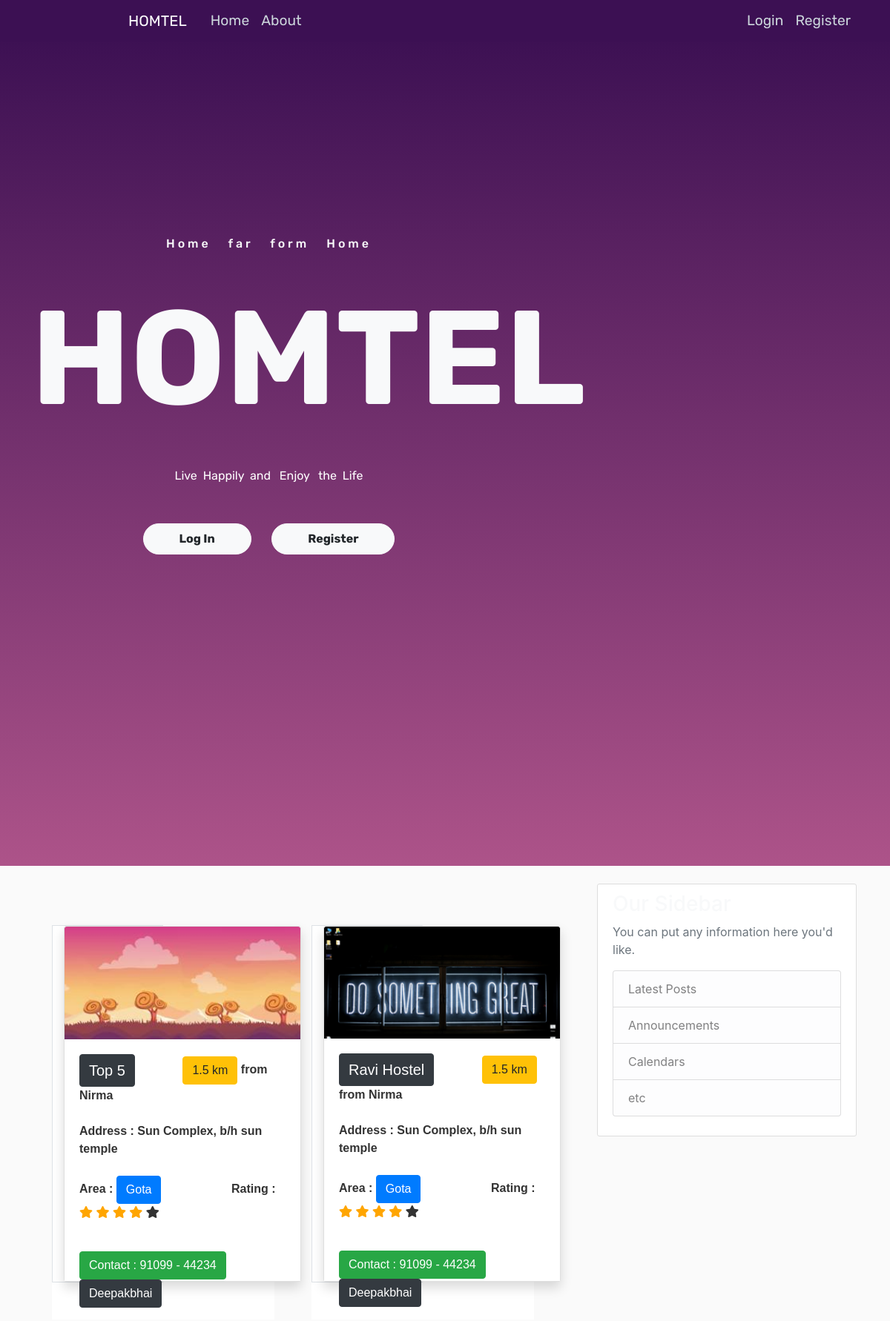
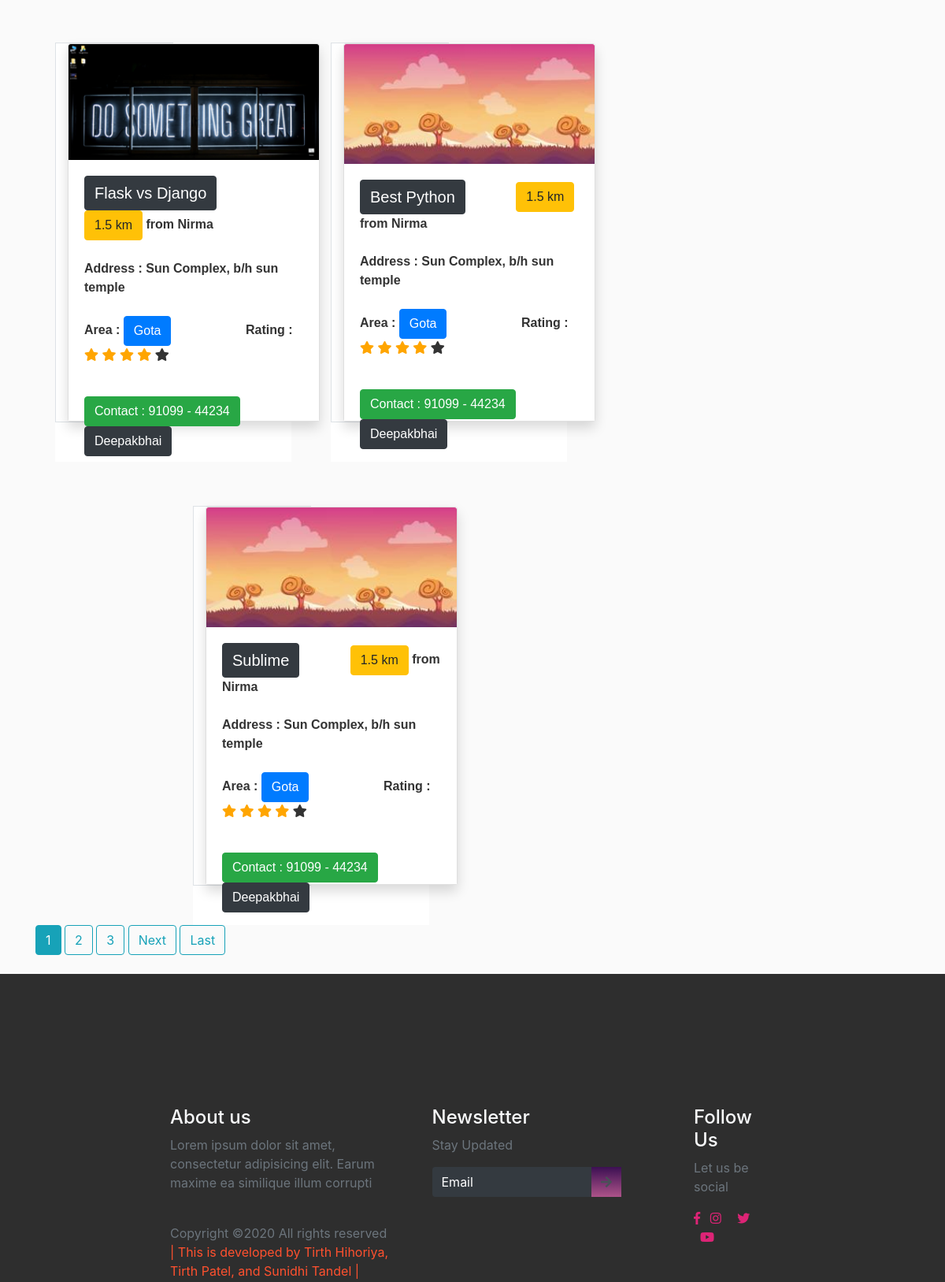
The page / (upper part) on the database its author committed (2 pictures, top to bottom).
### blog/models.py (models this page shows, shortened)
class Post(models.Model):
    hostel_name = models.CharField(max_length=100)
    content = models.TextField()
    date_posted = models.DateTimeField(
        default=timezone.now
    )  # only when post was created use--> auto_now_add=True
    author = models.ForeignKey(User, on_delete=models.CASCADE)

### users/models.py (models this page shows, shortened)
class Profile(models.Model):
    user = models.OneToOneField(User, on_delete=models.CASCADE)
    image = models.ImageField(default="default.jpg", upload_to="profile_pics")

### blog/views.py (the view)
# urls.py: path("", PostListView.as_view(), name="blog-home"),
class PostListView(ListView):
    model = Post
    template_name = "blog/home.html"  # <app>/<model>_<viewtype>.html
    context_object_name = "posts"
    ordering = ["-date_posted"]  # - sigh for decending
    paginate_by = 5

### blog/templates/blog/home.html (shortened to what this page needs)
{% load static %}
<!DOCTYPE html>
<html >
  <head>
    <link rel="stylesheet" href="https://stackpath.bootstrapcdn.com/bootstrap/4.4.1/css/bootstrap.min.css">
    <link rel="stylesheet" type="text/css" href="{% static 'blog/main.css' %}">
    <link rel="stylesheet" href="https://use.fontawesome.com/releases/v5.7.2/css/all.css"
>
    <link rel="stylesheet" href="{% static 'blog/Style.css' %}" />
  <link rel="stylesheet" href="{% static 'blog/mobile-style.css' %}">
  <link rel="stylesheet" href="{% static 'blog/main.js' %}">
</head>
<body>
   <div class="mheader">
    <header class="site-header">
        <nav class="navbar navbar-expand-md navbar-dark bg-steel fixed-top">
        <div class="container">
            <a class="navbar-brand mr-4" href="{% url 'blog-home' %} ">HOMTEL</a>
            <div class="collapse navbar-collapse" id="navbarToggle">
            <div class="navbar-nav mr-auto">
                <a class="nav-item nav-link" href="{% url 'blog-home' %} ">Home</a>
                <a class="nav-item nav-link" href="{% url 'blog-about' %} ">About</a>
            </div>
            <div class="navbar-nav">
              {% if user.is_authenticated %}
                <a class="nav-item nav-link" href="{% url 'post-create' %}">New Hostel</a>
                <a class="nav-item nav-link" href="{% url 'profile' %}">Profile</a>
                <a class="nav-item nav-link" href="{% url 'logout' %}">Logout</a>
              {% else %}
                <a class="nav-item nav-link" href="{% url 'login' %}">Login</a>
                <a class="nav-item nav-link" href="{% url 'register' %}">Register</a>
              {% endif %}
            </div>
            </div>
        </div>
        </nav>
        <div class="container text-center homecont">
          <div class="row">
            <div class="col-md-7 col-sm-12  text-white">
              <h6>Home &nbsp; far &nbsp;  form  &nbsp; Home</h6>
              <h1>HOMTEL</h1>
              <p>
                Live  &nbsp;Happily  &nbsp;and &nbsp; Enjoy &nbsp; the  &nbsp;Life
              </p>
              <br>
              <button class="btn btn-light px-5 py-2 primary-btn">
                Log In
              </button>&nbsp;&nbsp;&nbsp;&nbsp;&nbsp;&nbsp;
              <button class="btn btn-light px-5 py-2 primary-btn">
                Register
              </button>
            </div>
          </div>
        </div>
    </header>
  <br>
  </div>
    <main role="main" class="container">
        <div class="row">
          <div class="col-md-8">
<div class="container nomargin">
  <div class="yyy row nomargin">
            {% for post in posts %}
            <div class="xxx container divcard container-card ">
              <div class="www row row-card divcard ">
                  <div class="border col-md-6 row-card divcard ">
                      <div class="card shadow divcard " style="width: 20rem; height:30rem;">
                          <div class="inner divcard ">
                              <img src="{{ post.author.profile.image.url }}" alt="profile_pic" class="card-img-top">
                          </div>
                          <div class="card-body divcard">
                              <a href="#" class="btn btn-dark h_name">{{ post.hostel_name }}</a>
                              <a href="#" class="btn btn-warning">1.5 km</a> from Nirma
                            <p class="card-text2"><br>
                              Address : Sun Complex, b/h sun temple
                              <br><br>
                              Area :
                              <a href="#" class="btn btn-primary area">Gota </a>
                              Rating :
                              <span class="fa fa-star checked"></span>
                              <span class="fa fa-star checked"></span>
                              <span class="fa fa-star checked"></span>
                              <span class="fa fa-star checked"></span>
                              <span class="fa fa-star"></span>
                            </p>
                            <br>
                            <a href="#" class="btn btn-success">Contact :  91099 - 44234</a>
                             <a href="#" class="btn btn-dark">Deepakbhai</a>
                          </div>
                        </div>
                  </div>
                </div>
              </div>
    {% endfor %}
  </div>
</div>
    {% if is_paginated %}
        {% for num in page_obj.paginator.page_range %}
            {% if page_obj.number == num %}
                <a href="?page={{ num }}" class="btn btn-info mb-4">{{ num }}</a>
            {% elif num > page_obj.number|add:'-3' and num < page_obj.number|add:'3' %}
                <a href="?page={{ num }}" class="btn btn-outline-info mb-4">{{ num }}</a>
            {% endif %}
        {% endfor %}
        {% if page_obj.has_next %}
            <a href="?page={{ page_obj.next_page_number }}" class="btn btn-outline-info mb-4">Next</a>
            <a href="?page={{ page_obj.paginator.num_pages }}" class="btn btn-outline-info mb-4">Last</a>
        {% endif %}
    {% endif %}
          </div>
          <div class="col-md-4">
            <div class="content-section">
              <h3>Our Sidebar</h3>
              <p class='text-muted'>You can put any information here you'd like.
                <ul class="list-group">
                  <li class="list-group-item list-group-item-light">Latest Posts</li>
                  <li class="list-group-item list-group-item-light">Announcements</li>
                  <li class="list-group-item list-group-item-light">Calendars</li>
                  <li class="list-group-item list-group-item-light">etc</li>
                </ul>
              </p>
            </div>
          </div>
        </div>
      </main>
      <footer>
        <div class="container-fluid p-0">
          <div class="row text-left">
            <div class="col-md-5 col-sm-5">
              <h4 class="text-light">About us</h4>
              <p class="text-muted">Lorem ipsum dolor sit amet, consectetur adipisicing elit. Earum maxime ea similique illum corrupti</p>
              <p class="pt-4 text-muted">Copyright ©2020 All rights reserved <br>
                <span> |  This is developed by Tirth Hihoriya, Tirth Patel, and Sunidhi Tandel  |</span>
              </p>
            </div>
            <div class="col-md-5 col-sm-12">
              <h4 class="text-light">Newsletter</h4>
              <p class="text-muted">Stay Updated</p>
              <form class="form-inline">
                <div class="col pl-0">
                  <div class="input-group pr-5">
                    <input type="text" class="form-control bg-dark text-white" id="inlineFormInputGroupUsername2" placeholder="Email">
                    <div class="input-group-prepend">
                      <div class="input-group-text">
                        <i class="fas fa-arrow-right"></i>
                      </div>
                    </div>
                  </div>
                </div>
              </form>
            </div>
            <div class="col-md-2 col-sm-12">
              <h4 class="text-light">Follow Us</h4>
              <p class="text-muted">Let us be social</p>
              <div class="column text-light">
                <i class="fab fa-facebook-f"></i>
                <i class="fab fa-instagram"></i>
                <i class="fab fa-twitter"></i>
                <i class="fab fa-youtube"></i>
              </div>
            </div>
          </div>
        </div>
      </footer>
</body>
</html>

### blog/static/blog/main.css (style rules this page uses)
body { background: #fafafa; color: #333333; margin-top: 5rem; }
h1, h2, h3, h4, h5, h6 { color: #f8f9fa; }
ul { margin: 0; }
.bg-steel { background-color: #3c1053; }
.mheader { color:blue; margin-top:-37px; }
.site-header .navbar-nav .nav-link { color: #cbd5db; }
.content-section { background: #ffffff; padding: 10px 20px; border: 1px solid #dddddd; border-radius: 3px; margin-bottom: 20px; }

### blog/static/blog/Style.css (style rules this page uses)
* { box-sizing: border-box; }
header, section { overflow-x: hidden; }
:root { --Rubik-font: "Rubik", cursive; --Rubik: "Rubik", cursive; --Patua: "Patua One", cursive; --Lobster: "lobster", cursive; --light-black: #2e2c2caf; --bggradient: linear-gradient(to bottom, #3c1053 ,#ad5389); --light-gray: rgba(255, 255, 255, 0.877); }
header a { font-family: var(--Rubik); font-size: 0.9em; color: whitesmoke; }
header .nav-item:last-child { padding-right: 10.5em; }
header .nav-item { padding: 0.2em; }
header .navbar-brand { padding-left: 8rem; }
header .row .col-md-7 { padding: 22vmin 1vmin; padding-bottom: 35vmin; }
header { background: #3c1053; background: var(--bggradient); }
header .container .col-md-7 { font-family: "Rubik", sans-serif; }
header .container .col-md-7 h6 { padding: 1vmin; letter-spacing: 4px; }
header .container .col-md-7 h1 { font-size: 15vmin; font-weight: bold; padding: 0.1em 0em; }
header .container .col-md-7 p { padding: 1vmin 5vmin; }
.primary-btn { border-radius: 30px; font-weight: bold; }
footer { background: rgba(0, 0, 0, 0.815); overflow-x: hidden; padding: 14vmin 18vmin; }
footer p > span { color: #ff512f; }
footer input { border: none !important; }
footer input::placeholder { color: white !important; }
footer .input-group .input-group-text { background: var(--bggradient); border: none; }
footer .column i { color: #dd2476; }
footer .column i + i { padding: 0 0.5em; }

### blog/templates/blog/home.html (style rules this page uses)
.bg-steel { background-color: #3c1053; }
header a { font-family: var(--Rubik); font-size: 1.2em; color: whitesmoke; }
.row-card { font-family: 'Ubuntu', sans-serif; background:#c8cdd4; font-weight: bold; }
.divcard { background-color: hsl(0, 0%, 100%); }
.col-md-6 { margin-bottom: 50px; }
.checked { color: orange; }
.container-card { margin-top: 8%; }
.inner { overflow: hidden; }
.inner img { transition: all 1.5s ease; }
.h_name { font-size: 20px; margin-right: 60px; }
.area { margin-right: 90px; }
.www { width: 300px; }
.xxx { width: 300px; }
.yyy { width: 700px; }

### rows shown on the page
Post: author.profile.image (picture), hostel_name "Top 5"
Post: author.profile.image (picture), hostel_name "Ravi Hostel"
Post: author.profile.image (picture), hostel_name "Flask vs Django"
Post: author.profile.image (picture), hostel_name "Best Python"
Post: author.profile.image (picture), hostel_name "Sublime"

### other values the page prints
{{ num }} "1"
{{ num }} "2" "3"
